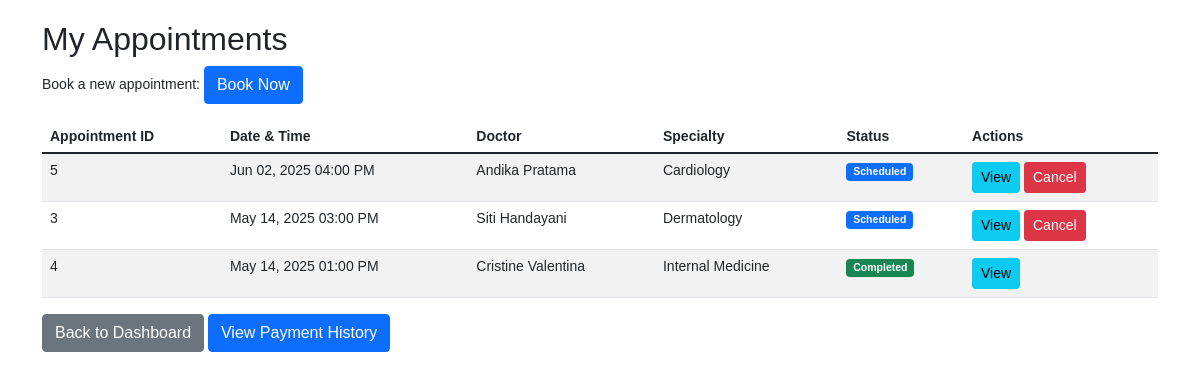
The page /appointments.php (signed in) on the database its author committed.
### tables this page shows
CREATE TABLE `appointments` (
  `appointment_id` int(11) NOT NULL,
  `patient_id` int(11) NOT NULL,
  `doctor_id` int(11) NOT NULL,
  `appointment_datetime` datetime NOT NULL,
  `status` enum('Scheduled','Completed','Cancelled') DEFAULT 'Scheduled',
  `notes` text DEFAULT NULL,
  `created_at` timestamp NOT NULL DEFAULT current_timestamp()
);

CREATE TABLE `doctors` (
  `doctor_id` int(11) NOT NULL,
  `name` varchar(100) NOT NULL,
  `specialty_id` int(11) NOT NULL,
  `room_number` varchar(20) NOT NULL,
  `phone` varchar(20) NOT NULL,
  `email` varchar(100) NOT NULL,
  `username` varchar(50) NOT NULL,
  `password` varchar(255) NOT NULL,
  `created_at` timestamp NOT NULL DEFAULT current_timestamp()
);

CREATE TABLE `specialties` (
  `specialty_id` int(11) NOT NULL,
  `name` varchar(100) NOT NULL
);

### appointments.php (the view, shortened to what this page needs)
<?php
require_once "config.php";
if($_SESSION["user_type"] == "patient"){
    $sql = "SELECT a.appointment_id, a.appointment_datetime, a.status,
                   d.name as doctor_name, s.name as specialty
            FROM appointments a
            JOIN doctors d ON a.doctor_id = d.doctor_id
            JOIN specialties s ON d.specialty_id = s.specialty_id
            WHERE a.patient_id = ?
            ORDER BY a.appointment_datetime DESC";
    if($stmt = mysqli_prepare($conn, $sql)){
        mysqli_stmt_bind_param($stmt, "i", $param_patient_id);
        if(mysqli_stmt_execute($stmt)){
            $result = mysqli_stmt_get_result($stmt);
        } else{
            echo "Oops! Something went wrong. Please try again later.";
        }
    }
}
?>
<!DOCTYPE html>
<html lang="en">
<head>
    <link rel="stylesheet" href="https://cdnjs.cloudflare.com/ajax/libs/bootstrap/5.1.3/css/bootstrap.min.css">
</head>
<body>
    <div class="container">
        <h2>My Appointments</h2>
        <?php if($_SESSION["user_type"] == "patient"): ?>
            <p>Book a new appointment: <a href="book_appointment.php" class="btn btn-primary">Book Now</a></p>
        <?php endif; ?>
        <table class="table table-striped">
            <thead>
                <tr>
                    <th>Appointment ID</th>
                    <th>Date & Time</th>
                    <?php if($_SESSION["user_type"] == "patient"): ?>
                        <th>Doctor</th>
                        <th>Specialty</th>
                    <?php else: ?>
                        <th>Patient</th>
                        <th>Age</th>
                        <th>Gender</th>
                    <?php endif; ?>
                    <th>Status</th>
                    <th>Actions</th>
                </tr>
            </thead>
            <tbody>
                <?php if(isset($result) && mysqli_num_rows($result) > 0): ?>
                    <?php while($row = mysqli_fetch_array($result)): ?>
                        <tr>
                            <td><?php echo $row['appointment_id']; ?></td>
                            <td><?php echo date('M d, Y h:i A', strtotime($row['appointment_datetime'])); ?></td>
                            <?php if($_SESSION["user_type"] == "patient"): ?>
                                <td><?php echo $row['doctor_name']; ?></td>
                                <td><?php echo $row['specialty']; ?></td>
                            <?php else: ?>
                                <td><?php echo $row['patient_name']; ?></td>
                                <td><?php echo date_diff(date_create($row['dob']), date_create('now'))->y; ?> years</td>
                                <td><?php echo $row['gender']; ?></td>
                            <?php endif; ?>
                            <td>
                                <?php
                                if($row['status'] == 'Scheduled') echo '<span class="badge bg-primary">Scheduled</span>';
                                elseif($row['status'] == 'Completed') echo '<span class="badge bg-success">Completed</span>';
                                else echo '<span class="badge bg-danger">Cancelled</span>';
                                ?>
                            </td>
                            <td>
                                <?php if($row['status'] == 'Scheduled'): ?>
                                    <a href="view_appointment.php?id=<?php echo $row['appointment_id']; ?>" class="btn btn-sm btn-info">View</a>
                                    <?php if($_SESSION["user_type"] == "patient"): ?>
                                        <a href="cancel_appointment.php?id=<?php echo $row['appointment_id']; ?>" class="btn btn-sm btn-danger" onclick="return confirm('Are you sure you want to cancel this appointment?')">Cancel</a>
                                    <?php else: ?>
                                        <a href="complete_appointment.php?id=<?php echo $row['appointment_id']; ?>" class="btn btn-sm btn-success">Complete</a>
                                    <?php endif; ?>
                                <?php else: ?>
                                    <a href="view_appointment.php?id=<?php echo $row['appointment_id']; ?>" class="btn btn-sm btn-info">View</a>
                                <?php endif; ?>
                            </td>
                        </tr>
                    <?php endwhile; ?>
                <?php else: ?>
                    <tr>
                        <td colspan="6" class="text-center">No appointments found.</td>
                    </tr>
                <?php endif; ?>
            </tbody>
        </table>
        <p>
            <?php if($_SESSION["user_type"] == "patient"): ?>
                <a href="patient_dashboard.php" class="btn btn-secondary">Back to Dashboard</a>
                <a href="payments.php" class="btn btn-primary">View Payment History</a>
            <?php else: ?>
                <a href="doctor_dashboard.php" class="btn btn-secondary">Back to Dashboard</a>
            <?php endif; ?>
        </p>
    </div>
</body>
</html>

### appointments.php (style rules this page uses)
body { font: 14px sans-serif; padding: 20px; }

### rows shown on the page
appointments: appointment_id "5", appointment_datetime "Jun 02, 2025 04:00 PM", doctor.name "Andika Pratama", specialties.name "Cardiology", status "Scheduled"
appointments: appointment_id "3", appointment_datetime "May 14, 2025 03:00 PM", doctor.name "Siti Handayani", specialties.name "Dermatology", status "Scheduled"
appointments: appointment_id "4", appointment_datetime "May 14, 2025 01:00 PM", doctor.name "Cristine Valentina", specialties.name "Internal Medicine", status "Completed"
